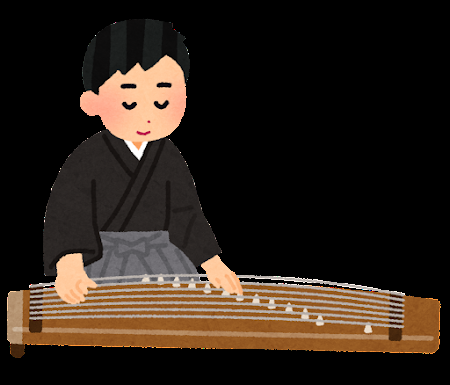
#> input picture 04_py_imgproc/data/music_koto_man.png, 450 x 385 px, given in place of sample.mp4, which was not available
$ python py_colorspaces.py
#> lines starting #> are read from the running program, lines starting #| are printed output that depends on the picture; after the words box and inside, x2 and y2 are one past the last pixel; in counts of white or black regions, pixels touching at a corner belong together; pictures that were not available may be replaced by others from this repository, and a replacement may not be noted
# -*- coding: utf-8 -*-
import cv2 as cv
import numpy as np

# flags = [i for i in dir(cv) if i.startswith('COLOR_')]
# print(*flags, sep="\n")

cap = cv.VideoCapture("data/sample.mp4")

while True:
    _, frame = cap.read()
#> frame is the input picture: shape (385, 450, 3); mean B, G, R 25.7, 34.1, 44.5
    hsv = cv.cvtColor(frame, cv.COLOR_BGR2HSV)
#> hsv: shape (385, 450, 3); mean H, S, V 8.1, 32.7, 44.6

    lower_blue = np.array([0, 0, 0])
    upper_blue = np.array([90, 100, 100])

    mask = cv.inRange(hsv, lower_blue, upper_blue)
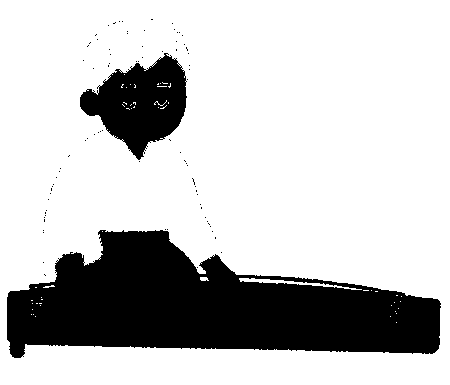
#> mask: shape (385, 450); 76.5% white; 84 black regions (82 under 20 px), largest, box (x1, y1, x2, y2) and area: (7, 230, 441, 358) 34130, (80, 53, 187, 160) 6454
    res = cv.bitwise_and(frame, frame, mask=mask)
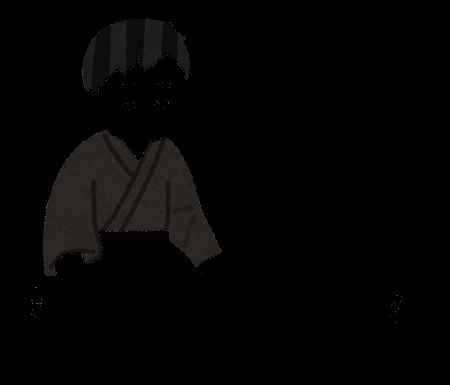
#> res: shape (385, 450, 3); mean B, G, R 3.6, 3.8, 4.2

    cv.imshow('frame', frame)
    cv.imshow('mask', mask)
    cv.imshow('res', res)
    k = cv.waitKey(5) & 0xFF
#> (key Esc is pressed here)
    if k == 27:
        break
cv.destroyAllWindows()

$ run again, on 04_py_imgproc/data/oden.png
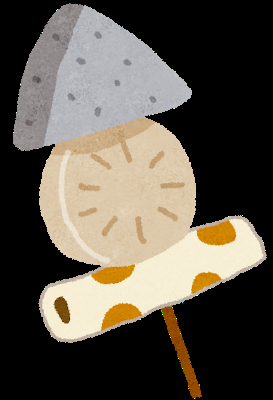
#> input picture 04_py_imgproc/data/oden.png, 273 x 400 px, given in place of sample.mp4, which was not available
#> frame is the input picture: shape (400, 273, 3); mean B, G, R 73.9, 84.4, 91.2
#> hsv: shape (400, 273, 3); mean H, S, V 24.9, 23.7, 92.1
#> `mask = cv.inRange(hsv, lower_blue, upper_blue)`:
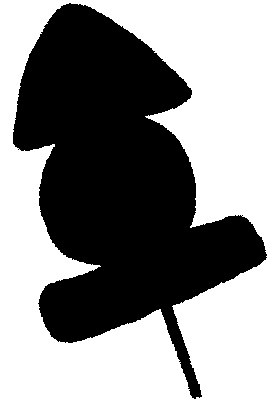
#> mask: shape (400, 273); 55.2% white; 1 black region, box (x1, y1, x2, y2) and area: (13, 3, 267, 399) 48934
